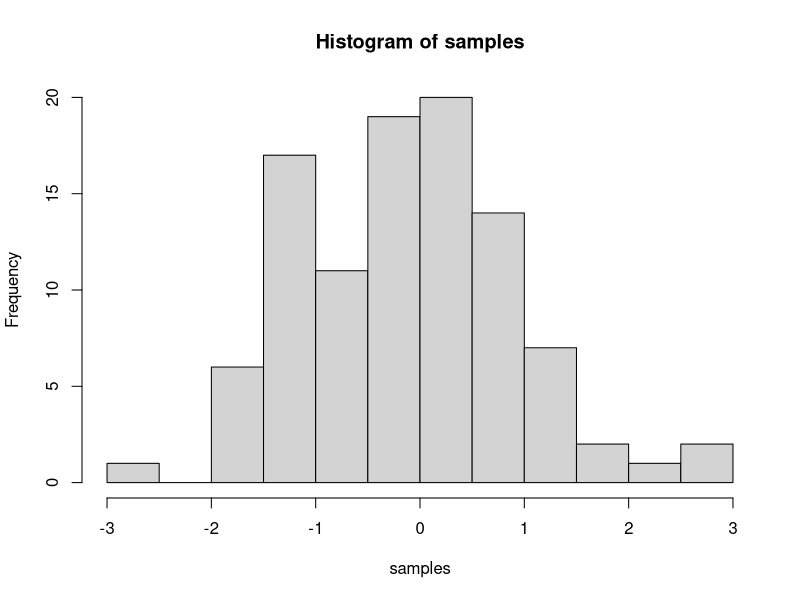
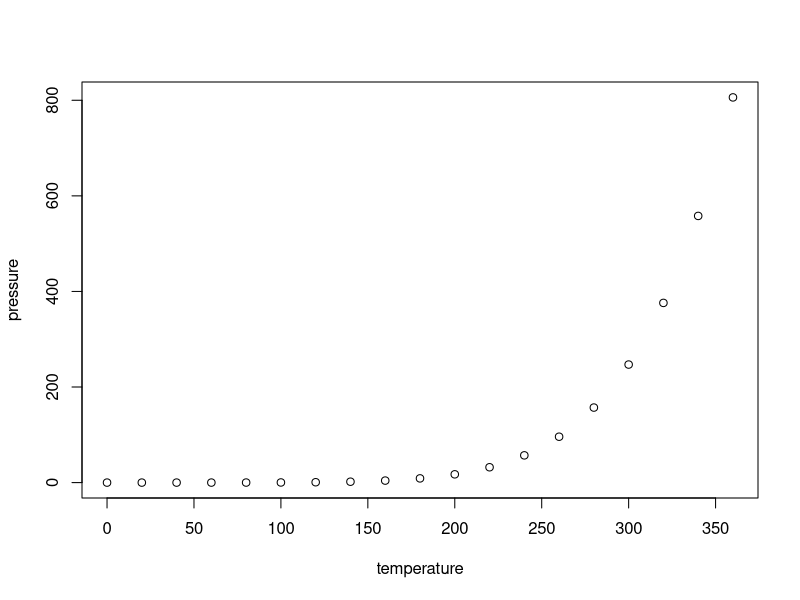

These figures' R source, in order:
## ---- chunk 1
library(readxl)
lectures <- read_excel("Schedule.xlsx", sheet = 1, col_names = TRUE, col_types = NULL, na = "", skip = 0)
lectures[is.na(lectures)]<- " "
knitr::kable(lectures)
## ---- chunk 2
knitr::opts_chunk$set(message=FALSE,warning=FALSE, cache=TRUE)
## ---- chunk 3
samples <- rnorm(100, mean=0, sd=1)
hist(samples)
## ---- chunk 4
knitr::opts_chunk$set(echo = TRUE)
## ---- chunk 5
knitr::opts_chunk$set(echo = TRUE)
## ---- chunk 6
summary(cars)
## ---- chunk 7
plot(pressure)
## ---- chunk 8
knitr::opts_chunk$set(echo = TRUE)
